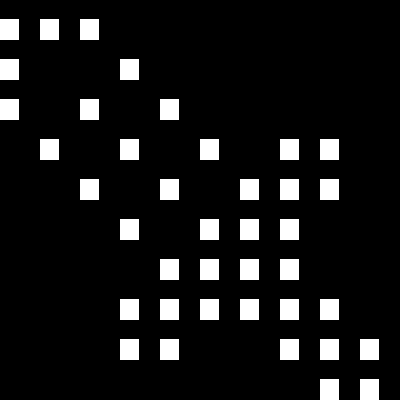

Below is a game level as drawn by its tile map, then a one-line description and the .tmx that defines it (tile-layer data replaced by summaries):
An orthogonal 10x10 tile map with 40x40 px tiles, 1 tile layer (Layer 1).

<map version="1.0" orientation="orthogonal" width="10" height="10" tilewidth="40" tileheight="40">
 <tileset firstgid="1" name="texture" tilewidth="40" tileheight="40" spacing="4" margin="4">
  <image source="texture.png" />
 </tileset>
 <layer name="Layer 1" width="10" height="10">
  <data>[100 cells, 39 non-empty, 1 distinct tile ids]</data>
 </layer>
</map>
